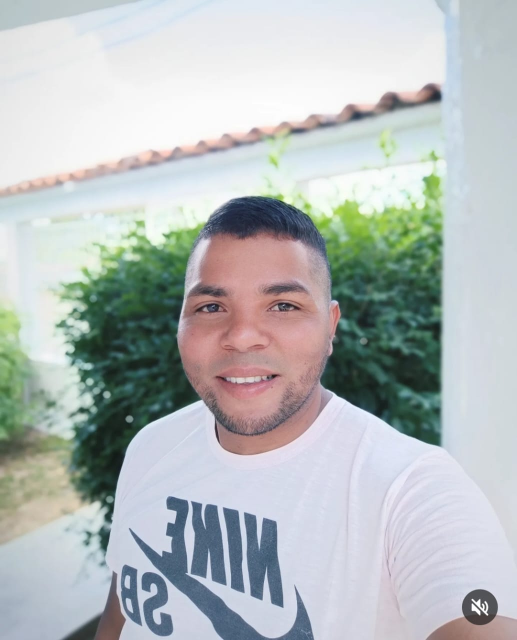
#> input picture src/config/user_images/jhoda_Imagen de WhatsApp 2024-11-12 a las 02.22.31_3d250c3d.jpg, 1033 x 1280 px (shown at 1/2 size)
$ python -i dashboard.py   (imports and definitions only)
#> lines starting #> are read from the running program, lines starting #| are printed output that depends on the picture
import customtkinter as ctk
from PIL import Image, ImageDraw
import os
import datetime
from tkinter import filedialog
import shutil
from .config_page import ConfigPage
from src.ui.theme import (
    BACKGROUND_COLOR, FONT_BOLD_MEDIUM, SIDEBAR_COLOR, SIDEBAR_BUTTON_DEFAULT, SIDEBAR_BUTTON_HOVER,
    TOPBAR_COLOR, TEXT_COLOR_PRIMARY, TEXT_COLOR_SECONDARY,
    BUTTON_STYLE_DEFAULT, LABEL_STYLE_HEADER, LABEL_STYLE_SUBHEADER,
    FONT_BOLD_SMALL, FONT_REGULAR_MEDIUM, FONT_REGULAR_SMALL,
    LOGO_PROFITUS_PATH,
    DATE_FORMAT, TIME_FORMAT
)
from src.currency import currency_model as cm


NOMBRE_NEGOCIO_PATH = os.path.join(os.path.dirname(os.path.abspath(__file__)), "..", "assets", "logo-cliente", "nombre_negocio.txt")


def make_circle_image(image_path, size=(40, 40)):
#> called with size = (40, 40)
    im = Image.open(image_path).resize(size).convert("RGBA")
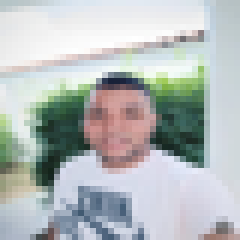
#> im: PIL image 40x40 RGBA (shown 6 times larger); mean R, G, B, A 181.1, 187.1, 186.9, 255
    bigsize = (im.size[0] * 3, im.size[1] * 3)
#> bigsize = (120, 120)
    mask = Image.new('L', bigsize, 0)
#> mask: PIL image 120x120 L; every value is 0
    draw = ImageDraw.Draw(mask)
    draw.ellipse((0, 0) + bigsize, fill=255)
    mask = mask.resize(im.size, Image.LANCZOS)
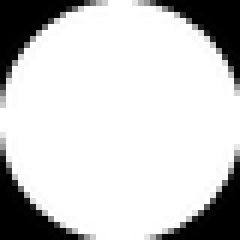
#> mask: PIL image 40x40 L (shown 6 times larger); min 0, max 255, mean 203.1
    im.putalpha(mask)
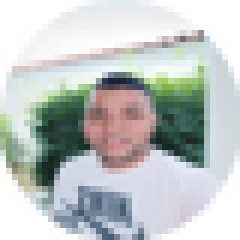
#> im: PIL image 40x40 RGBA (shown 6 times larger); mean R, G, B, A 181.1, 187.1, 186.9, 203.1; transparent parts drawn white
    return im


class Dashboard(ctk.CTkFrame):
    # [39 lines left out: functions __init__, cerrar_sesion, mostrar_configuracion, not called in this run]


    def _on_salir_config(self):
        self._create_main_panel()
        self.refrescar_tasa_bcv()


    # [217 lines left out: functions _cargar_nombre_negocio, _guardar_nombre_negocio, _edit_nombre_negocio, _create_topbar, _create_sidebar, refrescar_tasa_bcv, not called in this run]


    def programar_refresco_tasa(self):
        self.refrescar_tasa_bcv()
        self.after(3000, self.programar_refresco_tasa)  # Refresco cada 3 segundos


    # [92 lines left out: functions _toggle_sidebar, _activate_menu, _create_main_panel, seleccionar_logo, not called in this run]

>>> result = make_circle_image('config/user_images/jhoda_Imagen de WhatsApp 2024-11-12 a las 02.22.31_3d250c3d.jpg')
